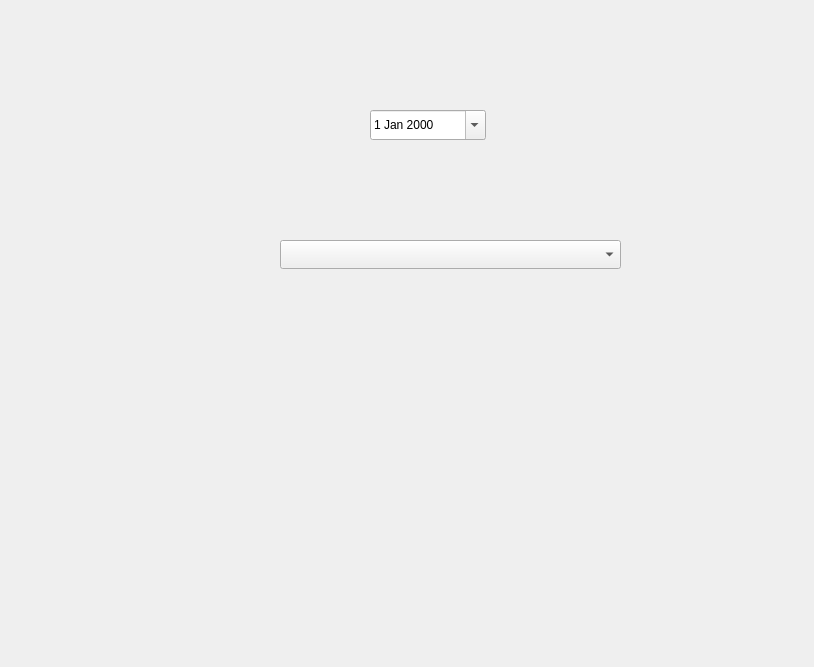
<?xml version="1.0" encoding="UTF-8"?>
<ui version="4.0">
 <class>signUp</class>
 <widget class="QWidget" name="signUp">
  <property name="geometry">
   <rect>
    <x>0</x>
    <y>0</y>
    <width>814</width>
    <height>667</height>
   </rect>
  </property>
  <property name="windowTitle">
   <string>Form</string>
  </property>
  <widget class="QDateEdit" name="dateEdit">
   <property name="geometry">
    <rect>
     <x>370</x>
     <y>110</y>
     <width>116</width>
     <height>30</height>
    </rect>
   </property>
   <property name="calendarPopup">
    <bool>true</bool>
   </property>
  </widget>
  <widget class="QComboBox" name="University">
   <property name="geometry">
    <rect>
     <x>280</x>
     <y>240</y>
     <width>341</width>
     <height>29</height>
    </rect>
   </property>
   <property name="editable">
    <bool>false</bool>
   </property>
   <property name="placeholderText">
    <string>Name of your university</string>
   </property>
   <property name="duplicatesEnabled">
    <bool>false</bool>
   </property>
  </widget>
 </widget>
 <resources/>
 <connections/>
</ui>
